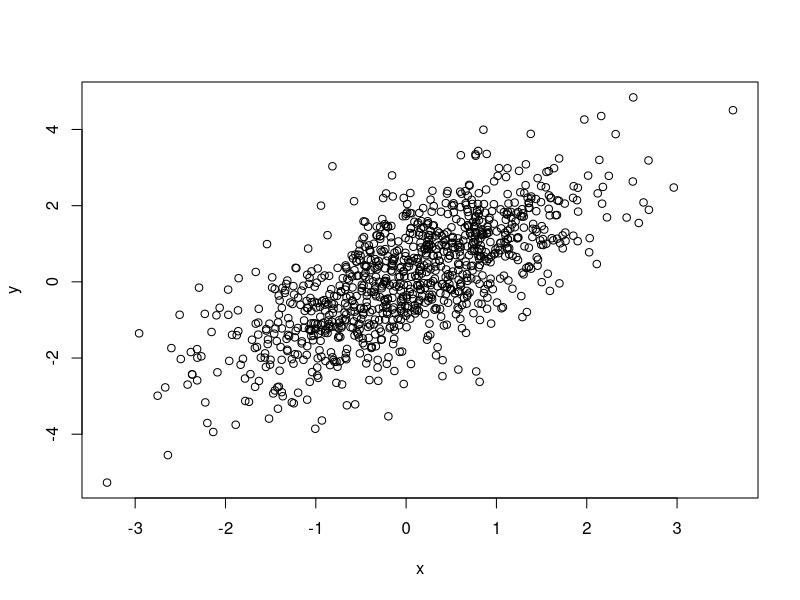
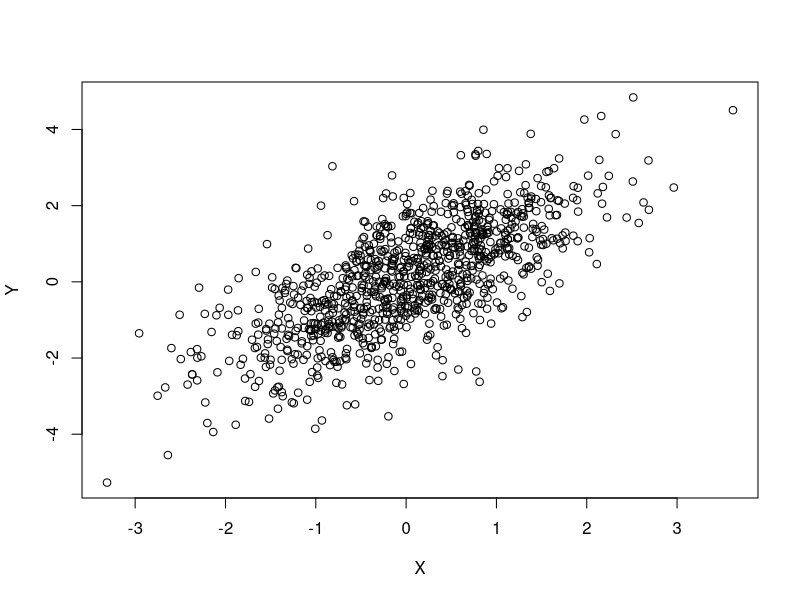
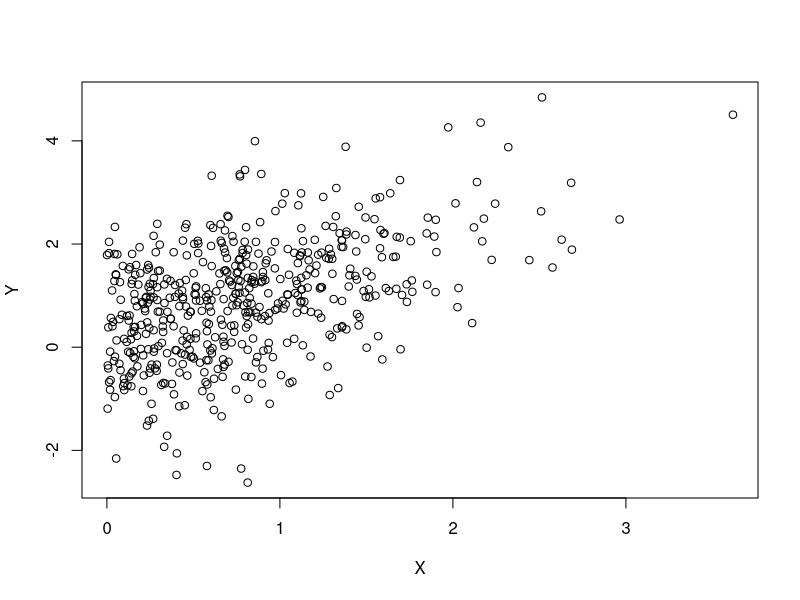
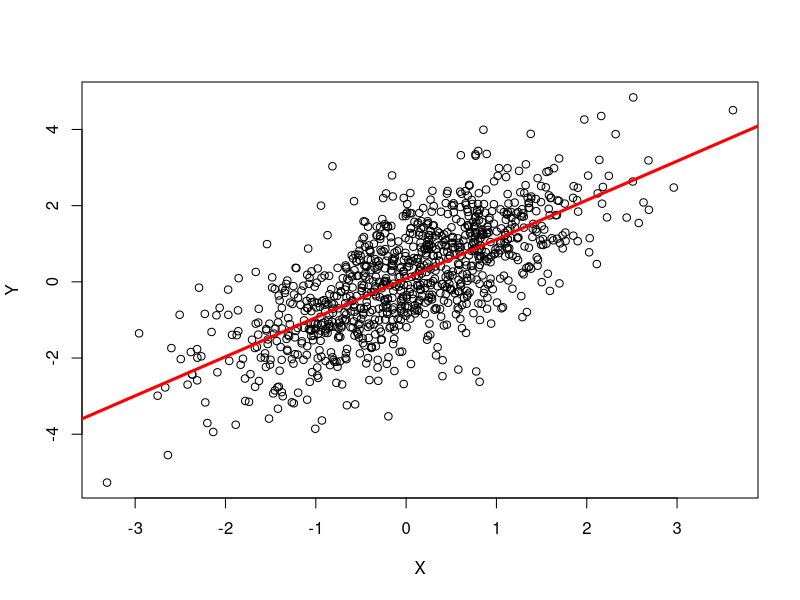

The R source for these figures, in order:

## ----plus-----------------------------------------------------------------------------------------
1 + 1

## ----values-symbols-------------------------------------------------------------------------------
x = 1
x + x

## ----vector---------------------------------------------------------------------------------------
x = c(1, 2, 3)
x

## ----vectorized-----------------------------------------------------------------------------------
y = sqrt(x)
y

## ----skinning-the-cat-----------------------------------------------------------------------------
x = c(1, 2, 3)
x
x <- c(4, 5, 6)
x
x <- 7:9
x
10:12 -> x
x

## ----surprise-------------------------------------------------------------------------------------
x <- c(1, 2, 3) -> y
x
y

## ----atomic-vectors-------------------------------------------------------------------------------
people <- c("Brian", "Jim", "Herve", "Dan", "Val", "Martin")
people

## ----named-vectors--------------------------------------------------------------------------------
population <- c(Buffalo=259000, Rochester=210000, `New York`=8400000)
population
log10(population)

## ----NA-concept-----------------------------------------------------------------------------------
truthiness <- c(TRUE, FALSE, NA)
truthiness

## ----logical-concept------------------------------------------------------------------------------
!truthiness
truthiness | !truthiness
truthiness & !truthiness

## ----numerical-concept----------------------------------------------------------------------------
undefined_numeric_values <- c(NA, 0/0, NaN, Inf, -Inf)
undefined_numeric_values
sqrt(undefined_numeric_values)

## ----string-manipulation--------------------------------------------------------------------------
toupper(people)
substr(people, 1, 3)

## ----greenery-------------------------------------------------------------------------------------
x <- 1:3
x * 2            # '2' (vector of length 1) recycled to c(2, 2, 2)
truthiness | NA
truthiness & NA

## ----nested-operations----------------------------------------------------------------------------
substr(tolower(people), 1, 3)
population[population < 1000000]

## ----lists----------------------------------------------------------------------------------------
frenemies = list(
  friends=c("Larry", "Richard", "Vivian"),
  enemies=c("Dick", "Mik")
)
frenemies

## ----list-subset----------------------------------------------------------------------------------
frenemies[1]
frenemies[c("enemies", "friends")]
frenemies[["enemies"]]

## ----factors--------------------------------------------------------------------------------------
sex = factor(c("Male", "Male", "Female"),
             levels=c("Female", "Male", "Hermaphrodite"))
sex
sex == "Female"
table(sex)
sex[sex == "Female"]

## ----related-variables----------------------------------------------------------------------------
x = rnorm(1000)       # 1000 random normal deviates
y = x + rnorm(1000)   # another 1000 deviates, as a function of x
plot(y ~ x)           # relationship bewteen x and y

## ----data.frame-----------------------------------------------------------------------------------
df = data.frame(X=x, Y=y)
head(df)           # first 6 rows
plot(Y ~ X, df)    # same as above

## ----data.frame-summary---------------------------------------------------------------------------
summary(df)

## ----data.frame-subset----------------------------------------------------------------------------
positiveX = df[df$X > 0,]
head(positiveX)
plot(Y ~ X, positiveX)

## ----introspection--------------------------------------------------------------------------------
class(df)
dim(df)
colnames(df)

## ----lm-formula-----------------------------------------------------------------------------------
fit <- lm(Y ~ X, df)

## ----lm-plot--------------------------------------------------------------------------------------
plot(Y ~ X, df)
abline(fit, col="red", lwd=3)

## ----anova----------------------------------------------------------------------------------------
anova(fit)

## ----class-method-introspection-------------------------------------------------------------------
class(fit)
methods(class=class(fit))

## ---- eval=FALSE----------------------------------------------------------------------------------
#  ?rnorm
